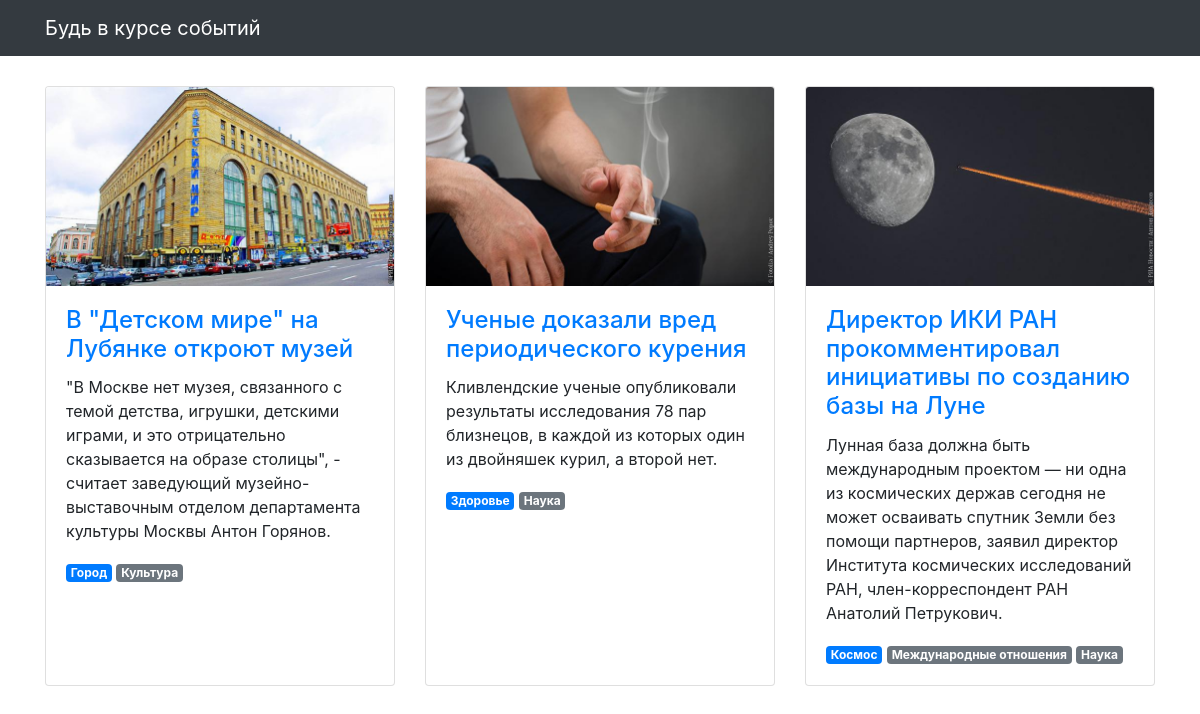
The page / on the database its author committed.
### articles/models.py (models this page shows, shortened)
class Article(models.Model):
    title = models.CharField(max_length=256, verbose_name='Название')
    text = models.TextField(verbose_name='Текст')
    published_at = models.DateTimeField(verbose_name='Дата публикации')
    image = models.ImageField(null=True, blank=True, verbose_name='Изображение', )
    t1 = models.ManyToManyField('Scope', through='ArticleScope', related_name='t1')
    class Meta:
        verbose_name = 'Статья'
        verbose_name_plural = 'Статьи'
        ordering = ['-published_at']

class ArticleScope(models.Model):
    article = models.ForeignKey(Article, on_delete=models.CASCADE, verbose_name='Статья', related_name='scopes')
    scope = models.ForeignKey(Scope, on_delete=models.CASCADE, verbose_name='Тэг', related_name='scopes')
    is_main = models.BooleanField(default=False, verbose_name='Основной')
    class Meta:
        verbose_name= 'Тэг'
        verbose_name_plural = 'Тэги'
        ordering = ['-is_main', 'scope']

class Scope(models.Model):
    topic = models.CharField(max_length=256, verbose_name='Название', default='')
    class Meta:
        verbose_name = 'Категория'
        verbose_name_plural = 'Категории'
        ordering = ['topic']

### articles/views.py (the view)
# urls.py: path('', articles_list, name='articles'),
def articles_list(request):
    template = 'articles/news.html'
    articles = Article.objects.all().prefetch_related('scopes')
    context = {
        'object_list': articles
    }
    return render(request, template, context)

### templates/articles/news.html (shortened to what this page needs)
{% extends "articles/base.html" %}
{% load static %}
{% block content %}
<div class="row">
  {% for article in object_list %}
  <div class="col-lg-4 col-sm-6 portfolio-item">
    <div class="card h-100">
      <a href="#"><img class="card-img-top" src="{% get_media_prefix %}{{ article.image }}" alt=""></a>
      <div class="card-body">
        <h4 class="card-title">
          <a href="#">{{ article.title }}</a>
        </h4>
        <p class="card-text">{{ article.text }}</p>
        {% for scope in article.scopes.all %}
          <span class="badge {% if scope.is_main %}badge-primary{% else %}badge-secondary{% endif %}">{{ scope.scope.topic }}</span>
        {% endfor %}
      </div>
    </div>
  </div>
  {% endfor %}
</div>
{% endblock %}

### templates/articles/base.html (shortened to what this page needs)
<!DOCTYPE html>
{% load static %}
<html>
  <head>
    <link href="{% static  "css/bootstrap.min.css"  %}" rel="stylesheet">
    <link href="{% static  "css/3-col-portfolio.css" %}" rel="stylesheet">
  </head>
  <body>
    <nav class="navbar navbar-expand-lg navbar-dark bg-dark fixed-top">
      <div class="container">
        <a class="navbar-brand" href="#">Будь в курсе событий</a>
      </div>
    </nav>
    <div class="container">{% block content %}{% endblock %}</div>
  </body>
</html>

### static/css/3-col-portfolio.css (style rules this page uses)
body { padding-top: 84px; padding-bottom: 84px; }
@media (min-width: 992px) { body { padding-top: 86px; padding-bottom: 86px; } }

### rows shown on the page
Article: image (picture), title "В \"Детском мире\" на Лубянке откроют музей", text "\"В Москве нет музея, связанного с темой детства, игрушки, детскими играми, и это отрицательно сказывается на образе столицы\", - считает заведующий музейно-выставочным отделом департамента культуры Москвы Антон Горянов."
ArticleScope: scope.topic "Город"
ArticleScope: scope.topic "Культура"
Article: image (picture), title "Ученые доказали вред периодического курения", text "Кливлендские ученые опубликовали результаты исследования 78 пар близнецов, в каждой из которых один из двойняшек курил, а второй нет."
ArticleScope: scope.topic "Здоровье"
ArticleScope: scope.topic "Наука"
Article: image (picture), title "Директор ИКИ РАН прокомментировал инициативы по созданию базы на Луне", text "Лунная база должна быть международным проектом — ни одна из космических держав сегодня не может осваивать спутник Земли без помощи партнеров, заявил директор Института космических исследований РАН, член-корреспондент РАН Анатолий Петрукович."
ArticleScope: scope.topic "Космос"
ArticleScope: scope.topic "Международные отношения"
ArticleScope: scope.topic "Наука"
